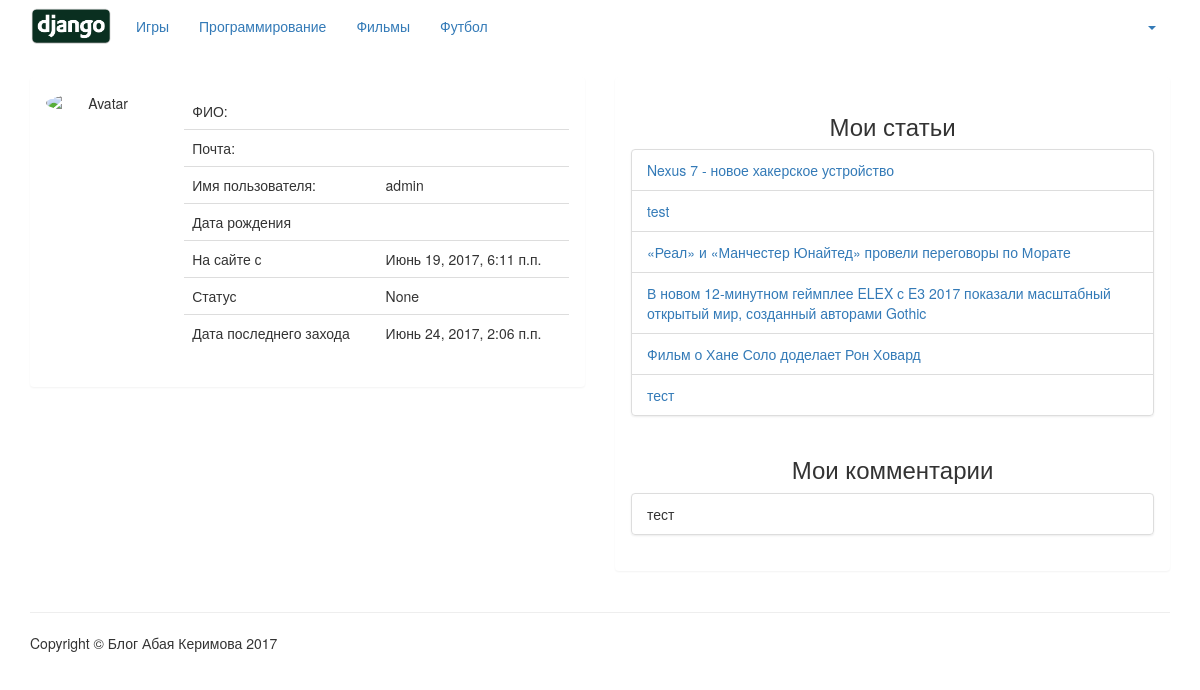
Page /blog/user/1/ on the committed database.
### blog/models.py (models this page shows, shortened)
class Category(models.Model):
    category_name = models.CharField(verbose_name=u'Категория', max_length=255)
    class Meta:
        ordering = ('category_name',)
        verbose_name = u'Категория'
        verbose_name_plural = u'Категории'

class Article(models.Model):
    STATUSES = (
        (1, u'Опубликованные'),
        (0, u'Не опубликованные')
    )
    title = models.CharField(verbose_name=u'Заголовок', max_length=255)
    image = models.ImageField(blank=True, null=True, upload_to="article", verbose_name=u'Изображение')
    content = RichTextField(verbose_name=u'Текст статьи')
    author = models.ForeignKey(User)
    published = models.DateTimeField(verbose_name=u'Дата добавления', auto_now_add=True)
    status = models.IntegerField(verbose_name=u'Статус статьи', choices=STATUSES, default=0)
    category = models.ForeignKey(Category, verbose_name=u'Категория')
    class Meta:
        ordering = ('title',)
        verbose_name = u'Статья'
        verbose_name_plural = u'Статьи'

class Comment(models.Model):
    comment_text = models.TextField(verbose_name=u'Комментарий')
    author = models.ForeignKey(User)
    created_date = models.DateTimeField(auto_created=True, auto_now_add=True)
    article = models.ForeignKey(Article, on_delete=models.CASCADE)
    class Meta:
        ordering = ('created_date',)
        verbose_name = u'Комментарий'
        verbose_name_plural = u'Комментарии'

### blog/views.py (the view)
# urls.py: url(r'^user/(?P<pk>[-\w]+)/$', UserDetailView.as_view(), name="user_profile"),
class UserDetailView(DetailView):
    model = User
    template_name = "blog/user_detail.html"
    def get_context_data(self, **kwargs):
        context = super(UserDetailView, self).get_context_data(**kwargs)
        context['user_profile'] = User.objects.select_related()
        context['user_articles'] = Article.objects.select_related()
        context['user_comments'] = Comment.objects.select_related()
        return context

### blog/context_processors.py (called while the page is built)
def category(request):
    return {"category_list": Category.objects.all()}

### templates/blog/user_detail.html (shortened to what this page needs)
{% extends "base.html" %}
{% load static %}
{% block profile %}
    <div class="col-xs-12 col-sm-12 col-md-6 col-lg-6 col-xs-offset-0 col-sm-offset-0 toppad">
        <div class="panel panel-info">
            <div class="panel-body">
                <div class="row">
                    <div class="col-md-3 col-lg-3 " align="center">
                        <img alt="Avatar" src="{% static 'images' %}/avatar.png" class="img-circle img-responsive">
                    </div>
                    <div class=" col-md-9 col-lg-9 ">
                        <table class="table table-user-information">
                            <tbody>
                            <tr>
                                <td>ФИО:</td>
                                <td>{{ object.first_name }} {{ object.last_name }}</td>
                            </tr>
                            <tr>
                                <td>Почта:</td>
                                <td><a href="mailto:{{ object.email }}">{{ object.email }}</a></td>
                            </tr>
                            <tr>
                                <td>Имя пользователя:</td>
                                <td>{{ object.username }}</td>
                            </tr>
                            <tr>
                                <td>Дата рождения</td>
                                <td>{{ user_profile.date_of_birth }}</td>
                            </tr>
                            <tr>
                            <tr>
                                <td>На сайте с</td>
                                <td>{{ object.date_joined }}</td>
                            </tr>
                            <tr>
                                <td>Статус</td>
                                <td>{{ object.groups.name }}</td>
                            </tr>
                            <tr>
                                <td>Дата последнего захода</td>
                                <td>{{ object.last_login }}</td>
                            </tr>
                            </tbody>
                        </table>
                    </div>
                </div>
            </div>
        </div>
    </div>
    <div class="col-xs-12 col-sm-12 col-md-6 col-lg-6 col-xs-offset-0 col-sm-offset-0 toppad">
        <div class="panel panel-info">
            <div class="panel-body">
                <div class="row">
                    <div class=" col-md-12 col-lg-12 ">
                        <h3 class="text-center">Мои статьи</h3>
                    {% if object.article_set.all %}
                        <ul class="list-group">
                            {% for article in object.article_set.all %}
                                <li class="list-group-item"><a href="{% url 'article_detail' article.id %}">{{ article.title }}</a></li>
                            {% endfor %}
                        </ul>
                    {% else %}
                    <p class="text-center">Вы не создали статью.</p>
                    {% endif %}
                    </div>
                    <div class=" col-md-12 col-lg-12 ">
                        <h3 class="text-center">Мои комментарии</h3>
                    {% if object.comment_set.all %}
                        <ul class="list-group">
                            {% for comment in object.comment_set.all %}
                                <li class="list-group-item">{{ comment.comment_text }}</li>
                            {% endfor %}
                        </ul>
                    {% else %}
                    <p class="text-center">Вы не оставили комментарии.</p>
                    {% endif %}
                    </div>
                </div>
            </div>
        </div>
    </div>
{% endblock %}

### templates/base.html (shortened to what this page needs)
<!DOCTYPE html>
<html lang="ru">
<head>
    {% load static %}
    <link href="{% static 'css/bootstrap.css' %}" rel="stylesheet">
    <link href="{% static 'css/site.css' %}" rel="stylesheet">
    <link href="{% static 'css/bootstrap-theme.css' %}" rel="stylesheet">
    <link href="{% static 'css/bootstrap-responsive.css' %}" rel="stylesheet">
</head>
<body>
<div class="container">
    <nav class="navbar navbar-inverse" role="navigation">
        <div class="container">
            <div class="navbar-header">
                <a href="/blog"><img style="width: 100px; margin-left: -25px;margin-top: -25px"
                                     src="{% static 'images' %}/django.png"></a>
            </div>
            <div class="collapse navbar-collapse" id="bs-example-navbar-collapse-1">
                {% block category %}
                    <ul class="nav navbar-nav">
                        {% for category in category_list %}
                            <li><a href="{% url 'category' category.id %}" class="">{{ category.category_name }}</a></li>
                        {% endfor %}
                    </ul>
                {% endblock %}
                {% if user.is_authenticated %}
                    <ul class="nav navbar-nav navbar-right">
                        <li class="dropdown">
                            <a href="#" class="dropdown-toggle" data-toggle="dropdown" role="button"
                               aria-expanded="false">{{ request.user.username }}
                                <span class="caret"></span>
                            </a>
                        </li>
                    </ul>
                {% else %}
                    <ul class="nav navbar-nav navbar-right">
                        <li><a href="/accounts/register"><span class="glyphicon glyphicon-user"></span> Регистрация</a></li>
                        <li><a href="/accounts/login"><span class="glyphicon glyphicon-log-in"></span> Войти</a></li>
                    </ul>
                {% endif %}
            </div>
        </div>
    </nav>
    <div class="row">
        {% block profile %}{% endblock %}
        <div class="col-md-8">
        </div>
        <div class="col-md-4">
        </div>
    </div>
    <hr>
    <footer>
        <div class="row">
            <div class="col-lg-12">
                <p>Copyright &copy; Блог Абая Керимова 2017</p>
            </div>
        </div>
    </footer>
</div>
</body>
</html>

### static/css/site.css (style rules this page uses)
.table-user-information > tbody > tr { border-top: 1px solid rgb(221, 221, 221); }
.table-user-information > tbody > tr:first-child { border-top: 0; }
.table-user-information > tbody > tr > td { border-top: 0; }
.toppad { margin-top: -20px; }

### rows in the picture
Category: category_name "Игры"
Category: category_name "Программирование"
Category: category_name "Фильмы"
Category: category_name "Футбол"
Article: title "Nexus 7 - новое хакерское устройство"
Article: title "test"
Article: title "«Реал» и «Манчестер Юнайтед» провели переговоры по Морате"
Article: title "В новом 12-минутном геймплее ELEX с E3 2017 показали масштабный открытый мир, созданный авторами Gothic"
Article: title "Фильм о Хане Соло доделает Рон Ховард"
Article: title "тест"
Comment: comment_text "тест"

### other values in the picture
{{ object.username }} "admin"
{{ object.date_joined }} "Июнь 19, 2017, 6:11 п.п."
{{ object.groups.name }} "None"
{{ object.last_login }} "Июнь 24, 2017, 2:06 п.п."
